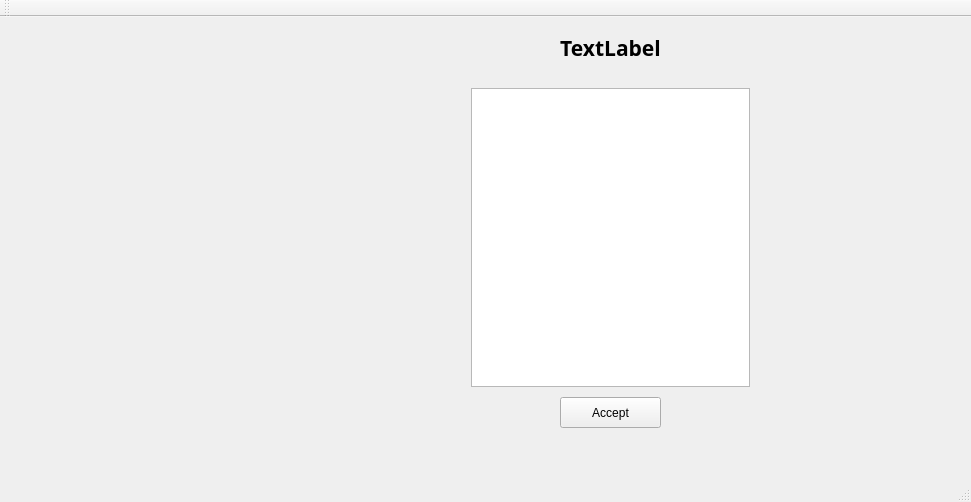
<?xml version="1.0" encoding="UTF-8"?>
<ui version="4.0">
 <class>Chess_projectClass</class>
 <widget class="QMainWindow" name="Chess_projectClass">
  <property name="geometry">
   <rect>
    <x>0</x>
    <y>0</y>
    <width>971</width>
    <height>502</height>
   </rect>
  </property>
  <property name="contextMenuPolicy">
   <enum>Qt::ContextMenuPolicy::NoContextMenu</enum>
  </property>
  <property name="acceptDrops">
   <bool>false</bool>
  </property>
  <property name="windowTitle">
   <string>Chess_project</string>
  </property>
  <widget class="QWidget" name="centralWidget">
   <widget class="QWidget" name="horizontalLayoutWidget">
    <property name="geometry">
     <rect>
      <x>30</x>
      <y>10</y>
      <width>401</width>
      <height>401</height>
     </rect>
    </property>
    <layout class="QHBoxLayout" name="chessFrame">
     <property name="leftMargin">
      <number>1</number>
     </property>
     <property name="topMargin">
      <number>1</number>
     </property>
     <property name="rightMargin">
      <number>1</number>
     </property>
     <property name="bottomMargin">
      <number>1</number>
     </property>
     <item>
      <widget class="QWidget" name="chessFrameWidget" native="true"/>
     </item>
    </layout>
   </widget>
   <widget class="QWidget" name="verticalLayoutWidget">
    <property name="geometry">
     <rect>
      <x>460</x>
      <y>60</y>
      <width>301</width>
      <height>321</height>
     </rect>
    </property>
    <layout class="QVBoxLayout" name="menuFrame">
     <item>
      <widget class="QListWidget" name="listWidget">
       <property name="font">
        <font>
         <family>Trebuchet MS</family>
         <pointsize>16</pointsize>
        </font>
       </property>
      </widget>
     </item>
    </layout>
   </widget>
   <widget class="QPushButton" name="acceptMenuButton">
    <property name="geometry">
     <rect>
      <x>560</x>
      <y>380</y>
      <width>101</width>
      <height>31</height>
     </rect>
    </property>
    <property name="autoFillBackground">
     <bool>false</bool>
    </property>
    <property name="text">
     <string>Accept</string>
    </property>
   </widget>
   <widget class="QLabel" name="turnLabel">
    <property name="geometry">
     <rect>
      <x>460</x>
      <y>10</y>
      <width>301</width>
      <height>41</height>
     </rect>
    </property>
    <property name="sizePolicy">
     <sizepolicy hsizetype="Preferred" vsizetype="Preferred">
      <horstretch>0</horstretch>
      <verstretch>0</verstretch>
     </sizepolicy>
    </property>
    <property name="font">
     <font>
      <family>Bahnschrift SemiBold</family>
      <pointsize>16</pointsize>
      <bold>true</bold>
     </font>
    </property>
    <property name="layoutDirection">
     <enum>Qt::LayoutDirection::LeftToRight</enum>
    </property>
    <property name="autoFillBackground">
     <bool>false</bool>
    </property>
    <property name="text">
     <string>TextLabel</string>
    </property>
    <property name="textFormat">
     <enum>Qt::TextFormat::MarkdownText</enum>
    </property>
    <property name="alignment">
     <set>Qt::AlignmentFlag::AlignCenter</set>
    </property>
    <property name="wordWrap">
     <bool>false</bool>
    </property>
   </widget>
   <widget class="QWidget" name="verticalLayoutWidget_2">
    <property name="geometry">
     <rect>
      <x>770</x>
      <y>60</y>
      <width>91</width>
      <height>321</height>
     </rect>
    </property>
    <layout class="QVBoxLayout" name="deadWhitePiecesVbox"/>
   </widget>
  </widget>
  <widget class="QMenuBar" name="menuBar">
   <property name="geometry">
    <rect>
     <x>0</x>
     <y>0</y>
     <width>971</width>
     <height>21</height>
    </rect>
   </property>
  </widget>
  <widget class="QToolBar" name="mainToolBar">
   <attribute name="toolBarArea">
    <enum>TopToolBarArea</enum>
   </attribute>
   <attribute name="toolBarBreak">
    <bool>false</bool>
   </attribute>
  </widget>
  <widget class="QStatusBar" name="statusBar"/>
 </widget>
 <layoutdefault spacing="6" margin="11"/>
 <resources>
  <include location="Chess_project.qrc"/>
 </resources>
 <connections/>
</ui>
